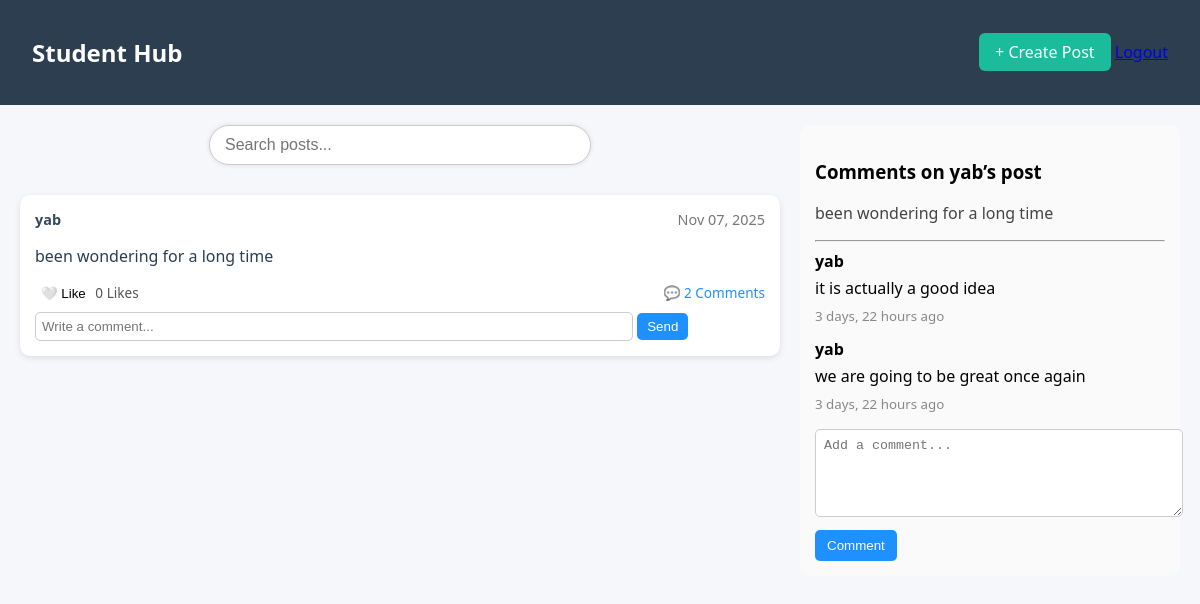
Before: /?post_id=1 (signed in) with the older database file.
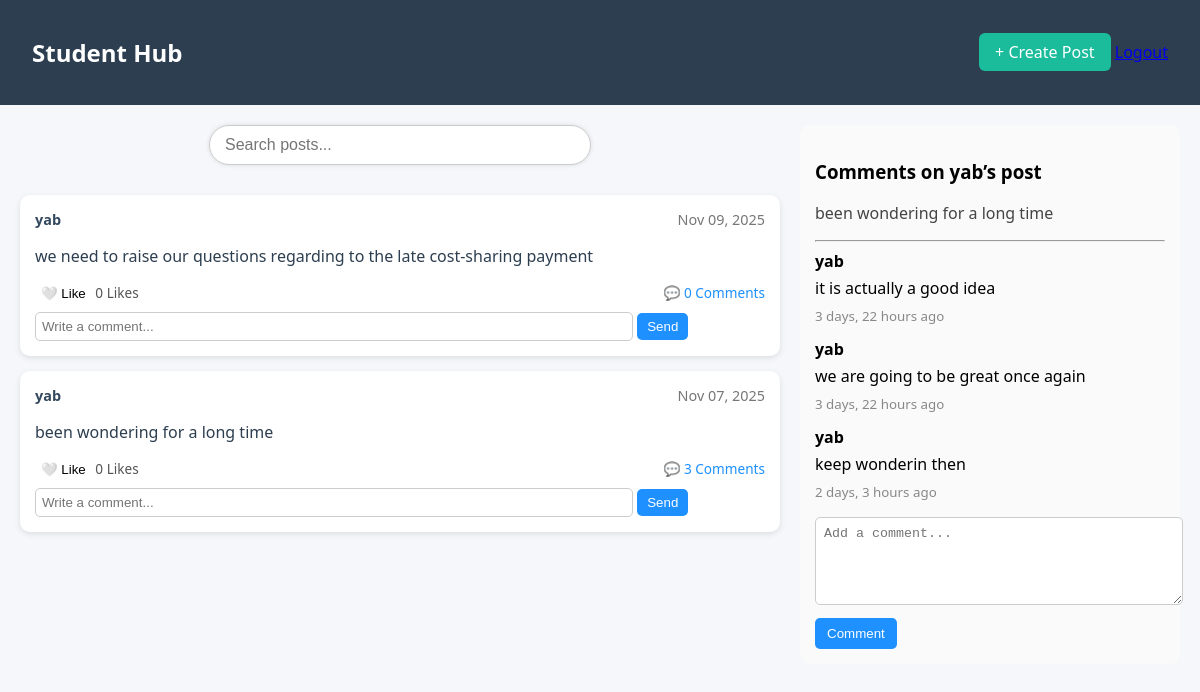
After: the same page with the newer database file.
### base/models.py (models this page shows)
class Post(models.Model):
    author = models.ForeignKey(
        Student, on_delete=models.CASCADE, related_name='posts')
    content = models.TextField()
    created_at = models.DateTimeField(auto_now_add=True)

class Student(models.Model):
    user = models.OneToOneField(
        User, on_delete=models.CASCADE, related_name='student_profile')
    username = models.CharField(max_length=100)
    email = models.CharField(max_length=100)
    created_at = models.DateTimeField(auto_now_add=True)

class Comment(models.Model):
    post = models.ForeignKey(
        Post, on_delete=models.CASCADE, related_name='comments')
    author = models.ForeignKey(
        Student, on_delete=models.CASCADE, related_name='comments')
    content = models.TextField()
    created_at = models.DateTimeField(auto_now_add=True)

### base/views.py (the view)
# urls.py: path('', views.home, name='home'),
@login_required(login_url='login')
def home(request):
    query = request.GET.get('q', '')
    posts = Post.objects.filter(
        Q(content__icontains=query) | Q(author__username__icontains=query)).order_by('-created_at')
    post_id = request.GET.get('post_id')
    for post in posts:
        post.is_liked = post.likes.filter(
            student=request.user.student_profile).exists()
    selected_post = None
    if post_id:
        selected_post = Post.objects.get(id=post_id)
    print(selected_post)
    context = {'posts': posts, 'selected_post': selected_post, }
    return render(request, 'base/home.html', context)

### base/templates/base/home.html (shortened to what the changed rows need)
{% load static %}
<!DOCTYPE html>
<html lang="en">
<head>
  <link rel="stylesheet" href="{% static 'base/home.css' %}">
</head>
<body>
  <header class="navbar">
    <h2>Student Hub</h2>
  </header>
  <main class="main-container" style="display: grid; grid-template-columns: 2fr 1fr; gap: 20px; padding: 20px;">
    <div class="posts-section">
      {% if posts %}
        {% for post in posts %}
          <div class="post-card" style="background:#fff; border-radius:10px; padding:15px; margin-bottom:15px; box-shadow:0 2px 6px rgba(0,0,0,0.1);">
            <div class="post-header" style="display:flex; justify-content:space-between;">
              <strong>{{ post.author.username }}</strong>
              <span class="date" style="color:#777;">{{ post.created_at|date:"M d, Y" }}</span>
            </div>
            <div class="post-content" style="margin-top:10px;">
              <p>{{ post.content }}</p>
            </div>
            <div class="post-footer" style="margin-top:10px; display:flex; justify-content:space-between; color:#555;">
               <form method="POST" action="{% url 'like' post.id %}">
                <button type="submit" style="background:none; border:none; cursor:pointer;">
                  {% if post.is_liked %}
                    ❤️ Unlike
                  {% else %}
                    🤍 Like
                  {% endif %}
                </button>
                <span>{{ post.likes.count }} Likes</span>
              </form>
              <a href="?post_id={{ post.id }}" style="text-decoration:none; color:dodgerblue;">💬 {{ post.comments.count }} Comments</a>
            </div>
            <form method="POST" action="{% url 'comment' post.id %}" style="margin-top:10px;">
              <input type="text" name="content" placeholder="Write a comment..." style="width:80%; padding:6px; border:1px solid #ccc; border-radius:5px;">
              <button type="submit" style="padding:6px 10px; background:dodgerblue; color:white; border:none; border-radius:5px;">Send</button>
            </form>
          </div>
        {% endfor %}
      {% else %}
        <p class="no-posts" style="color:#555;">No posts yet. Be the first to create one!</p>
      {% endif %}
    </div>
    <div class="comments-section" style="background:#fafafa; padding:15px; border-radius:10px;">
      {% if selected_post %}
        <h3>Comments on {{ selected_post.author.username }}’s post</h3>
        <p style="margin-top:10px; color:#444;">{{ selected_post.content }}</p>
        <hr>
        {% for comment in selected_post.comments.all %}
          <div class="comment" style="margin-bottom:12px;">
            <strong>{{ comment.author.username }}</strong>
            <p style="margin:5px 0;">{{ comment.content }}</p>
            <small style="color:#888;">{{ comment.created_at|timesince }} ago</small>
          </div>
        {% empty %}
          <p>No comments yet.</p>
        {% endfor %}
        <form method="POST" action="{% url 'comment' selected_post.id %}" style="margin-top:15px;">
          <textarea name="content" placeholder="Add a comment..." required style="width:100%; height:70px; border-radius:5px; border:1px solid #ccc; padding:8px;"></textarea>
          <button type="submit" style="margin-top:8px; background:dodgerblue; color:white; border:none; padding:8px 12px; border-radius:5px;">Comment</button>
        </form>
      {% else %}
        <p style="color:gray;">Select a post to see its comments.</p>
      {% endif %}
    </div>
  </main>
</body>
</html>

Changed rows visible on the page:
added Post: author.username "yab", created_at "Nov 09, 2025", content "we need to raise our questions regarding to the late cost-sharing payment", shows "🤍 Like", likes.count "0", comments.count "0"
computed for Post "been wondering for a long time": comments.count "2" → "3"
added Comment: author.username "yab", content "keep wonderin then", created_at "2 days, 3 hours"
